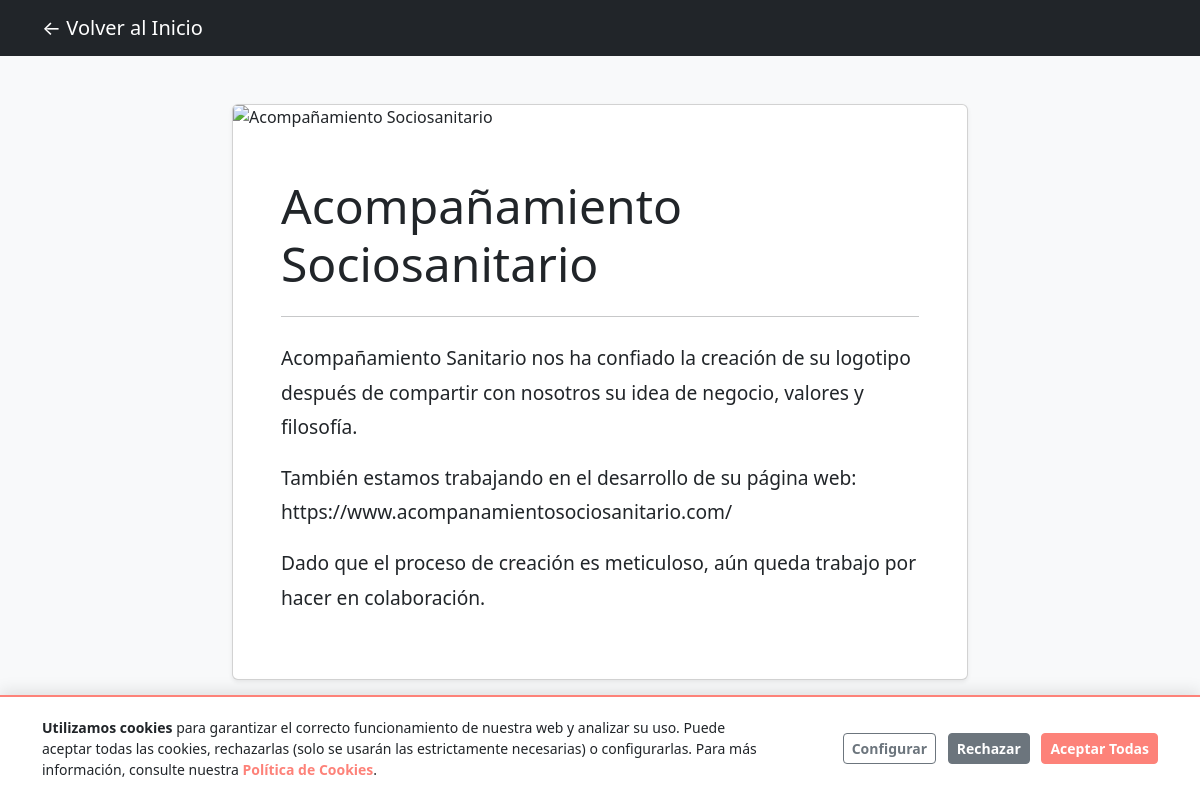
Screenshot of /trabajo/6/ with the database file from the repository.
### web/models.py (models this page shows, shortened)
class Trabajo(models.Model):
    titulo = models.CharField(max_length=200)
    descripcion = models.TextField()
    fecha_creacion = models.DateTimeField(auto_now_add=True)
    imagen = CloudinaryField("imagen", blank=True, null=True)

### web/views.py (the view)
# urls.py: path("trabajo/<int:pk>/", detalle_trabajo, name="detalle_trabajo"),
def detalle_trabajo(request, pk):
    trabajo = Trabajo.objects.get(pk=pk)
    return render(request, "detalle.html", {"trabajo": trabajo})

### web/templates/detalle.html (shortened to what this page needs)
{% load static %}
<!doctype html>
<html lang="es">
  <head>
    <link
      href="https://cdn.jsdelivr.net/npm/bootstrap@5.3.0/dist/css/bootstrap.min.css"
      rel="stylesheet"
    />
  </head>
  <body class="bg-light">
    <nav class="navbar navbar-dark bg-dark mb-5">
      <div class="container">
        <a class="navbar-brand" href="/">← Volver al Inicio</a>
      </div>
    </nav>
    <div class="container">
      <div class="row justify-content-center">
        <div class="col-lg-8">
          <div class="card shadow-sm mb-5">
            {% if trabajo.imagen %}
            <img
              src="{{ trabajo.imagen.url }}"
              class="card-img-top"
              alt="{{ trabajo.titulo }}"
            />
            {% endif %}
            <div class="card-body p-5">
              <h1 class="display-5 mb-4">{{ trabajo.titulo }}</h1>
              <hr />
              <div class="mt-4" style="font-size: 1.2rem; line-height: 1.8">
                {{ trabajo.descripcion|linebreaks }}
              </div>
            </div>
          </div>
        </div>
      </div>
    </div>
    {% include 'cookie_banner.html' %}
  </body>
</html>

### web/templates/cookie_banner.html (shortened to what this page needs)
<div
  id="cookieBanner"
  class="cookie-banner-container"
  style="
    display: none;
    position: fixed;
    bottom: 0;
    left: 0;
    width: 100%;
    background: #ffffff;
    box-shadow: 0 -4px 15px rgba(0, 0, 0, 0.1);
    z-index: 9999;
    padding: 20px 0;
    font-size: 14px;
    border-top: 2px solid #fd8279;
  "
>
  <div class="container">
    <div class="row align-items-center">
      <div class="col-lg-8 mb-3 mb-lg-0 text-center text-lg-start">
        <p class="mb-0 text-dark">
          <strong>Utilizamos cookies</strong> para garantizar el correcto
          funcionamiento de nuestra web y analizar su uso. Puede aceptar todas
          las cookies, rechazarlas (solo se usarán las estrictamente necesarias)
          o configurarlas. Para más información, consulte nuestra
          <a
            href="{% url 'cookies' %}"
            class="text-decoration-none fw-bold"
            style="color: #fd8279"
            >Política de Cookies</a
          >.
        </p>
      </div>
      <div class="col-lg-4 text-center text-lg-end">
        <button
          id="btnConfigCookies"
          class="btn btn-outline-secondary btn-sm mb-2 mb-sm-0 me-sm-2 fw-bold"
          data-bs-toggle="modal"
          data-bs-target="#cookieConfigModal"
        >
          Configurar
        </button>
        <button
          id="btnRejectCookies"
          class="btn btn-secondary btn-sm mb-2 mb-sm-0 me-sm-2 fw-bold"
        >
          Rechazar
        </button>
        <button
          id="btnAcceptCookies"
          class="btn btn-primary btn-sm mb-2 mb-sm-0 fw-bold"
          style="background-color: #fd8279; border-color: #fd8279"
        >
          Aceptar Todas
        </button>
      </div>
    </div>
  </div>
</div>

### rows the page displays
Trabajo: titulo "Acompañamiento Sociosanitario", descripcion "Acompañamiento Sanitario nos ha confiado la creación de su logotipo después de compartir con nosotros su idea de negocio, valores y filosofía. También estamos trabajando en el desarrollo de su página web: https://www.acompanamientosociosanitario.com/ Dado que el proceso de creación es meticuloso, aún queda trabajo por hacer en colaboración."
